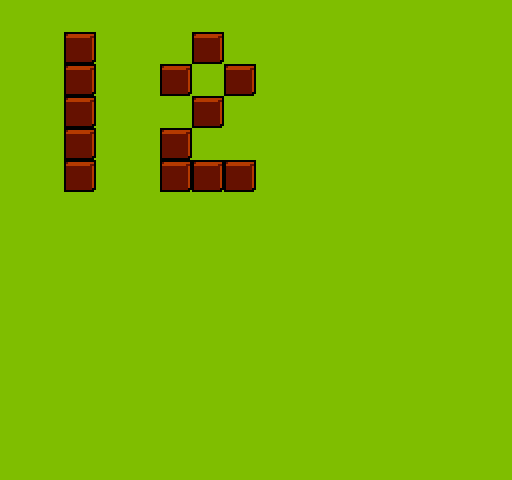

A level layout from a 2D game, rendered from its tile map. Below: a short description, then the map file with its tile-grid data intact:
An orthogonal 16x15 tile map with 32x32 px tiles, 1 tile layer (Tile Layer 1).

<map version="1.0" orientation="orthogonal" renderorder="right-down" width="16" height="15" tilewidth="32" tileheight="32" nextobjectid="1">
 <tileset firstgid="1" name="t" tilewidth="32" tileheight="32" tilecount="56">
  <image source="MetaTiles.png" width="256" height="255" />
 </tileset>
 <layer name="Tile Layer 1" width="16" height="15">
  <data encoding="csv">
1,1,1,1,1,1,1,1,1,1,1,1,1,1,1,1,
1,1,3,1,1,1,3,1,1,1,1,1,1,1,1,1,
1,1,3,1,1,3,1,3,1,1,1,1,1,1,1,1,
1,1,3,1,1,1,3,1,1,1,1,1,1,1,1,1,
1,1,3,1,1,3,1,1,1,1,1,1,1,1,1,1,
1,1,3,1,1,3,3,3,1,1,1,1,1,1,1,1,
1,1,1,1,1,1,1,1,1,1,1,1,1,1,1,1,
1,1,1,1,1,1,1,1,1,1,1,1,1,1,1,1,
1,1,1,1,1,1,1,1,1,1,1,1,1,1,1,1,
1,1,1,1,1,1,1,1,1,1,1,1,1,1,1,1,
1,1,1,1,1,1,1,1,1,1,1,1,1,1,1,1,
1,1,1,1,1,1,1,1,1,1,1,1,1,1,1,1,
1,1,1,1,1,1,1,1,1,1,1,1,1,1,1,1,
1,1,1,1,1,1,1,1,1,1,1,1,1,1,1,1,
1,1,1,1,1,1,1,1,1,1,1,1,1,1,1,1
</data>
 </layer>
</map>
